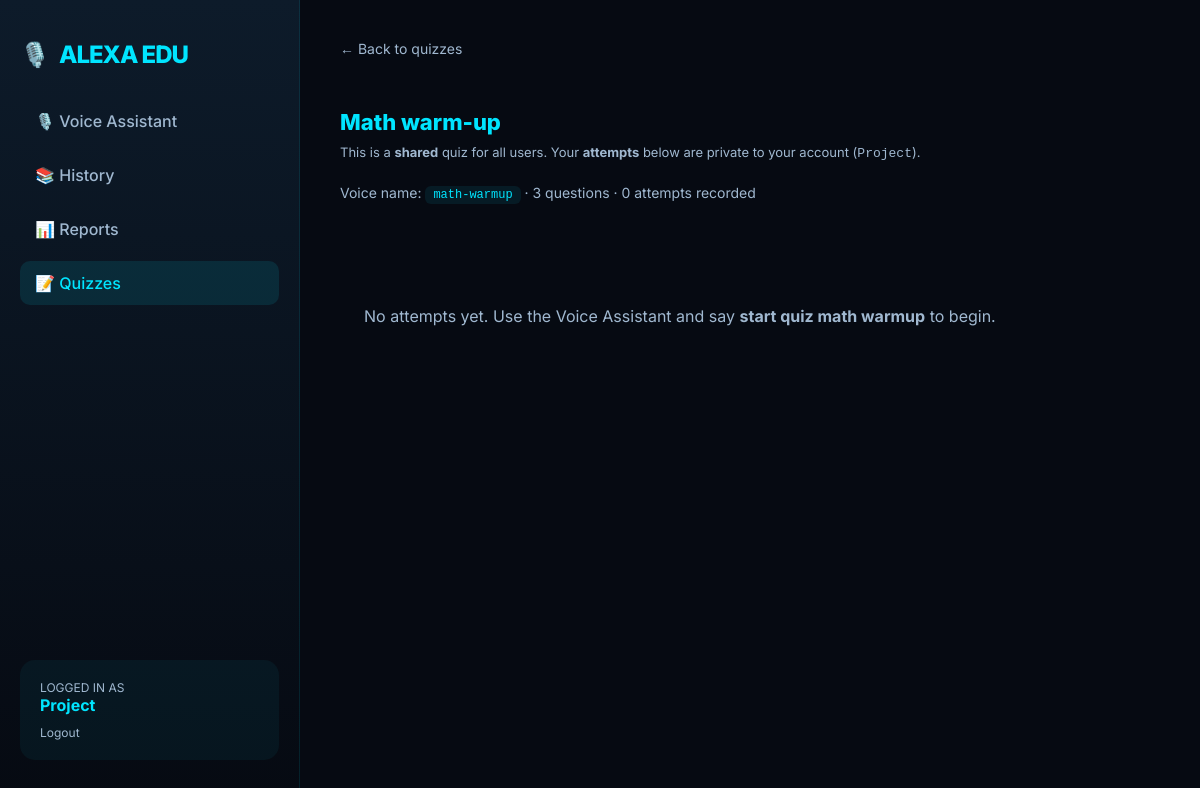
The page /quizzes/3 (signed in) on the database its author committed.
### app.py (models this page shows)
class User(UserMixin, db.Model):
    id = db.Column(db.Integer, primary_key=True)
    username = db.Column(db.String(150), unique=True, nullable=False)
    email = db.Column(db.String(150), unique=True, nullable=False)
    password_hash = db.Column(db.String(256), nullable=False)
    created_at = db.Column(db.DateTime, default=datetime.utcnow)
    sessions = db.relationship('ConversationSession', backref='user', lazy=True)

class Quiz(db.Model):
    __tablename__ = "quiz"
    id = db.Column(db.Integer, primary_key=True)
    user_id = db.Column(db.Integer, db.ForeignKey("user.id"), nullable=False)
    title = db.Column(db.String(200), nullable=False)
    slug = db.Column(db.String(120), nullable=False)
    is_global = db.Column(db.Boolean, nullable=False, default=False)
    status = db.Column(db.String(32), nullable=False, default="not_started")
    last_score_correct = db.Column(db.Integer, nullable=True)
    last_score_wrong = db.Column(db.Integer, nullable=True)
    last_attempt_at = db.Column(db.DateTime, nullable=True)
    created_at = db.Column(db.DateTime, default=datetime.utcnow)
    updated_at = db.Column(db.DateTime, default=datetime.utcnow, onupdate=datetime.utcnow)
    questions = db.relationship(
        "QuizQuestion",
        back_populates="quiz",
        lazy=True,
        cascade="all, delete-orphan",
        order_by="QuizQuestion.sort_order",
    )
    attempts = db.relationship(
        "QuizAttempt",
        back_populates="quiz",
        lazy=True,
        cascade="all, delete-orphan",
    )
    __table_args__ = (db.UniqueConstraint("user_id", "slug", name="uq_quiz_user_slug"),)

### app.py (the view)
@app.route("/quizzes/<int:quiz_id>")
@login_required
def quizzes_detail(quiz_id: int):
    sid = _get_system_quiz_user_id()
    qz = Quiz.query.options(selectinload(Quiz.questions)).filter_by(id=quiz_id).first()
    if not qz:
        flash("Quiz not found.")
        return redirect(url_for("quizzes_list"))
    allowed = qz.user_id == current_user.id or (
        qz.is_global and sid is not None and qz.user_id == sid
    )
    if not allowed:
        flash("Quiz not found.")
        return redirect(url_for("quizzes_list"))
    attempts = (
        QuizAttempt.query.filter_by(quiz_id=qz.id, user_id=current_user.id)
        .order_by(QuizAttempt.started_at.desc())
        .all()
    )
    n_questions = len(qz.questions)
    return render_template(
        "quiz_detail.html",
        active="quizzes",
        quiz=qz,
        attempts=attempts,
        n_questions=n_questions,
        is_global_quiz=bool(qz.is_global),
    )

### app.py (called while the page is built)
def _get_system_quiz_user_id() -> int | None:
    u = User.query.filter_by(username=SYSTEM_QUIZ_USERNAME).first()
    return u.id if u else None

@login_manager.user_loader
def load_user(user_id):
    return User.query.get(int(user_id))

### templates/quiz_detail.html (shortened to what this page needs)
{% extends 'base.html' %}
{% block content %}
<a class="back" href="{{ url_for('quizzes_list') }}">← Back to quizzes</a>
<div class="page-head">
    <h1>{{ quiz.title }}</h1>
    <p class="privacy">
        {% if is_global_quiz %}
        This is a <strong>shared</strong> quiz for all users. Your <strong>attempts</strong> below are private to your account (<code>{{ current_user.username }}</code>).
        {% else %}
        Quizzes and attempts are <strong>only visible to you</strong> — they are stored under your account (<code>{{ current_user.username }}</code>), not shared with other users.
        {% endif %}
    </p>
    <div class="meta">
        Voice name: <code>{{ quiz.slug }}</code>
        · {{ n_questions }} question{% if n_questions != 1 %}s{% endif %}
        · {{ attempts|length }} attempt{% if attempts|length != 1 %}s{% endif %} recorded
    </div>
</div>
{% if not attempts %}
    <p class="empty">No attempts yet. Use the Voice Assistant and say <strong>start quiz {{ quiz.slug | replace('-', ' ') }}</strong> to begin.</p>
{% endif %}
{% endblock %}

### templates/base.html (shortened to what this page needs)
<!DOCTYPE html>
<html lang="en">
<head>
</head>
<body>
    <div class="sidebar">
        <div class="logo">
            <h1><span>🎙️</span> ALEXA EDU</h1>
        </div>
        <div class="nav">
            <a href="{{ url_for('alexa') }}" class="nav-item {% if active=='alexa' %}active{% endif %}">🎙️ Voice Assistant</a>
            <a href="{{ url_for('history_page') }}" class="nav-item {% if active=='history' %}active{% endif %}">📚 History</a>
            <a href="{{ url_for('reports_page') }}" class="nav-item {% if active=='reports' %}active{% endif %}">📊 Reports</a>
            <a href="{{ url_for('quizzes_list') }}" class="nav-item {% if active=='quizzes' %}active{% endif %}">📝 Quizzes</a>
        </div>
        <div style="margin-top: auto; padding: 20px; background: rgba(0,229,255,0.05); border-radius: 15px;">
            <p style="font-size: 12px; color: var(--text-dim);">LOGGED IN AS</p>
            <p style="font-weight: 700; color: var(--accent);">{{ current_user.username }}</p>
            <a href="{{ url_for('logout') }}" style="color: var(--text-dim); text-decoration: none; font-size: 12px; display: block; margin-top: 10px;">Logout</a>
        </div>
    </div>
    <div class="main">
        {% block content %}{% endblock %}
    </div>
</body>
</html>

### templates/base.html (style rules this page uses)
:root { --bg: #060a12; --card-bg: rgba(255, 255, 255, 0.03); --accent: #00e5ff; --accent-glow: rgba(0, 229, 255, 0.3); --text: #e0e6f0; --text-dim: #a0b8d0; --purple: #7850ff; }
* { box-sizing: border-box; margin: 0; padding: 0; }
body { background-color: var(--bg); color: var(--text); font-family: 'Inter', sans-serif; overflow: hidden; display: flex; height: 100vh; }
.sidebar { width: 300px; background: linear-gradient(180deg, #0d1b2a 0%, #060a12 100%); border-right: 1px solid rgba(0, 229, 255, 0.1); padding: 40px 20px; display: flex; flex-direction: column; gap: 30px; position: fixed; height: 100vh; }
.logo h1 { font-size: 24px; font-weight: 800; color: var(--accent); letter-spacing: -1px; display: flex; align-items: center; gap: 10px; }
.nav { display: flex; flex-direction: column; gap: 10px; }
.nav-item { padding: 12px 15px; border-radius: 10px; color: var(--text-dim); text-decoration: none; font-weight: 500; transition: all 0.3s ease; cursor: pointer; }
.nav-item:hover, .nav-item.active { background: rgba(0, 229, 255, 0.1); color: var(--accent); }
.main { flex: 1; margin-left: 300px; padding: 40px; display: flex; flex-direction: column; gap: 40px; }

### templates/quiz_detail.html (style rules this page uses)
.main { overflow-y: auto; height: 100vh; padding-bottom: 48px; }
.page-head { margin-bottom: 20px; }
.page-head h1 { font-size: 22px; font-weight: 800; color: var(--accent); margin-bottom: 8px; }
.back { font-size: 14px; color: var(--text-dim); text-decoration: none; display: inline-block; margin-bottom: 12px; }
.privacy { font-size: 13px; color: var(--text-dim); line-height: 1.5; margin-bottom: 20px; max-width: 720px; }
.meta { font-size: 14px; color: var(--text-dim); margin-bottom: 20px; }
.meta code { background: rgba(0,229,255,0.08); padding: 2px 8px; border-radius: 6px; color: var(--accent); font-size: 12px; }
.empty { color: var(--text-dim); padding: 24px; }

### rows shown on the page
User: username "Project"
Quiz: title "Math warm-up", slug "math-warmup", slug "math warmup"

### other values the page prints
{{ n_questions }} "3"
{{ attempts|length }} "0"
